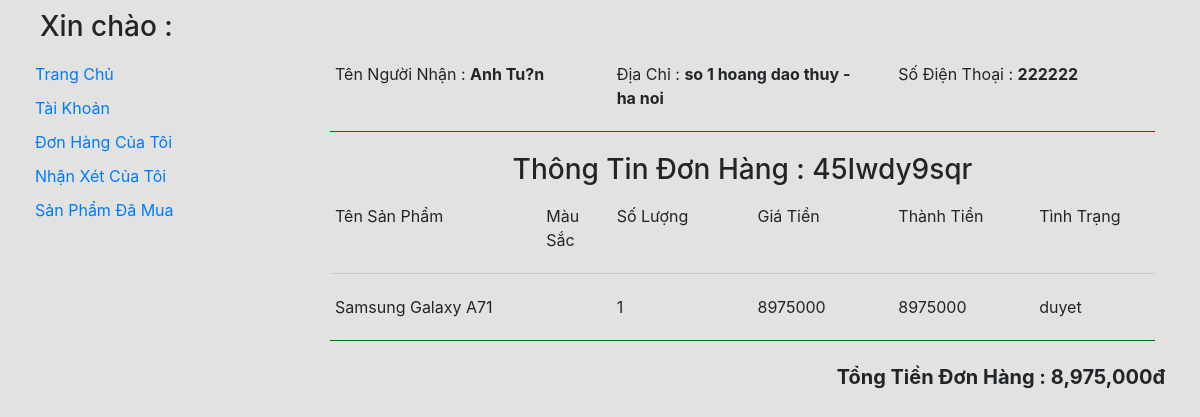
Page /code/shopmaytinh/User/Customer/index.php?cus=qldh on the committed database.
### tables this page shows
CREATE TABLE `tb_nguoidatmua` (
  `TenDangNhap` varchar(30) DEFAULT NULL,
  `TenNguoiNhan` char(90) DEFAULT NULL,
  `DiaChi` char(150) DEFAULT NULL,
  `SoDienThoai` varchar(11) DEFAULT NULL,
  `Email` varchar(60) DEFAULT NULL,
  `MaDonHang` varchar(10) NOT NULL,
  `TinhTrang` varchar(100) NOT NULL,
  `ThoiGianDat` timestamp NOT NULL DEFAULT current_timestamp()
);

### code/shopmaytinh/User/U_Model/DonHang_Custommer/LayMaDonHang_M.php (called while the page is built, shortened)
<?php
	$user = $_SESSION['user'];
	$laymdh = "SELECT * from tb_nguoidatmua where TenDangNhap = '$user'";
	$qr = mysqli_query($connect,$laymdh);
	$mdh = mysqli_fetch_array($qr);
?>

### code/shopmaytinh/User/U_Model/DonHang_Custommer/XemDonHang_M.php (called while the page is built)
<?php
	$sqls = "SELECT * from tb_donhang where MaDonHang = '$madonhang'";
	$qrs = mysqli_query($connect,$sqls);
?>

### code/shopmaytinh/User/U_View/DonHang_Custommer/XemDonHang_V.php (the view, shortened to what this page needs)
<div class="row">
	<div class="col-md-4">
		Tên Người Nhận : <b><?php echo $nguoinhan ?></b>
	</div>
	<div class="col-md-4">
		Địa Chỉ : <b><?php echo $diachi ?></b>
	</div>
	<div class="col-md-4">
		Số Điện Thoại : <b><?php echo $sodienthoai ?></b>
	</div>
</div>
<hr style="background-color: red">
<div class="row">
	<h3 style="width: 100%;text-align: center;">
		Thông Tin Đơn Hàng : <?php echo $madonhang ?>
	</h3>
</div>
<div class="row">
	<div class="col-md-3">
		Tên Sản Phẩm
	</div>
	<div class="col-md-1">
		Màu Sắc
	</div>
	<div class="col-md-2">
		Số Lượng
	</div>
	<div class="col-md-2">
		Giá Tiền
	</div>
	<div class="col-md-2">
		Thành Tiền
	</div>
	<div class="col-md-2">
		Tình Trạng
	</div>
</div>
<hr>
<?php
$tongtien = 0;
	while ($dh = mysqli_fetch_array($qrs)) {
		 ?>
		<div class="row">
			<div class="col-md-3">
				<?php echo $dh['TenSanPham'] ?>
			</div>
			<div class="col-md-1">
			</div>
			<div class="col-md-2">
				<?php echo $dh['SoLuong'] ?>
			</div>
			<div class="col-md-2">
				<?php echo $dh['GiaTien'] ?>
			</div>
			<div class="col-md-2">
				<?php echo $dh['TongTienSp'];  ?>
			</div>
			<div class="col-md-2">
				<?php echo $dh['TinhTrang'] ?>
			</div>
		</div>
		<hr style="background-color: green">
<?php   $tongtien += $dh['TongTienSp']; }?>
<div class="row">
	<p style="width: 100%;text-align: right;font-size: 20px">
		<b>Tổng Tiền Đơn Hàng : <?php echo number_format($tongtien)."đ" ?></b>
	</p>
</div>

### code/shopmaytinh/User/Customer/index.php (style rules this page uses)
body { background-color: #E2E2E0; }
.row { padding: 5px; }

### rows in the picture
tb_nguoidatmua: TenNguoiNhan "Anh Tu?n", DiaChi "so 1 hoang dao thuy - ha noi", SoDienThoai "222222", MaDonHang "45Iwdy9sqr"

### other values in the picture
$dh['TenSanPham'] "Samsung Galaxy A71"
$dh['SoLuong'] "1"
$dh['GiaTien'] "8975000"
$dh['TongTienSp'] "8975000"
$dh['TinhTrang'] "duyet"
$tongtien "8,975,000"
